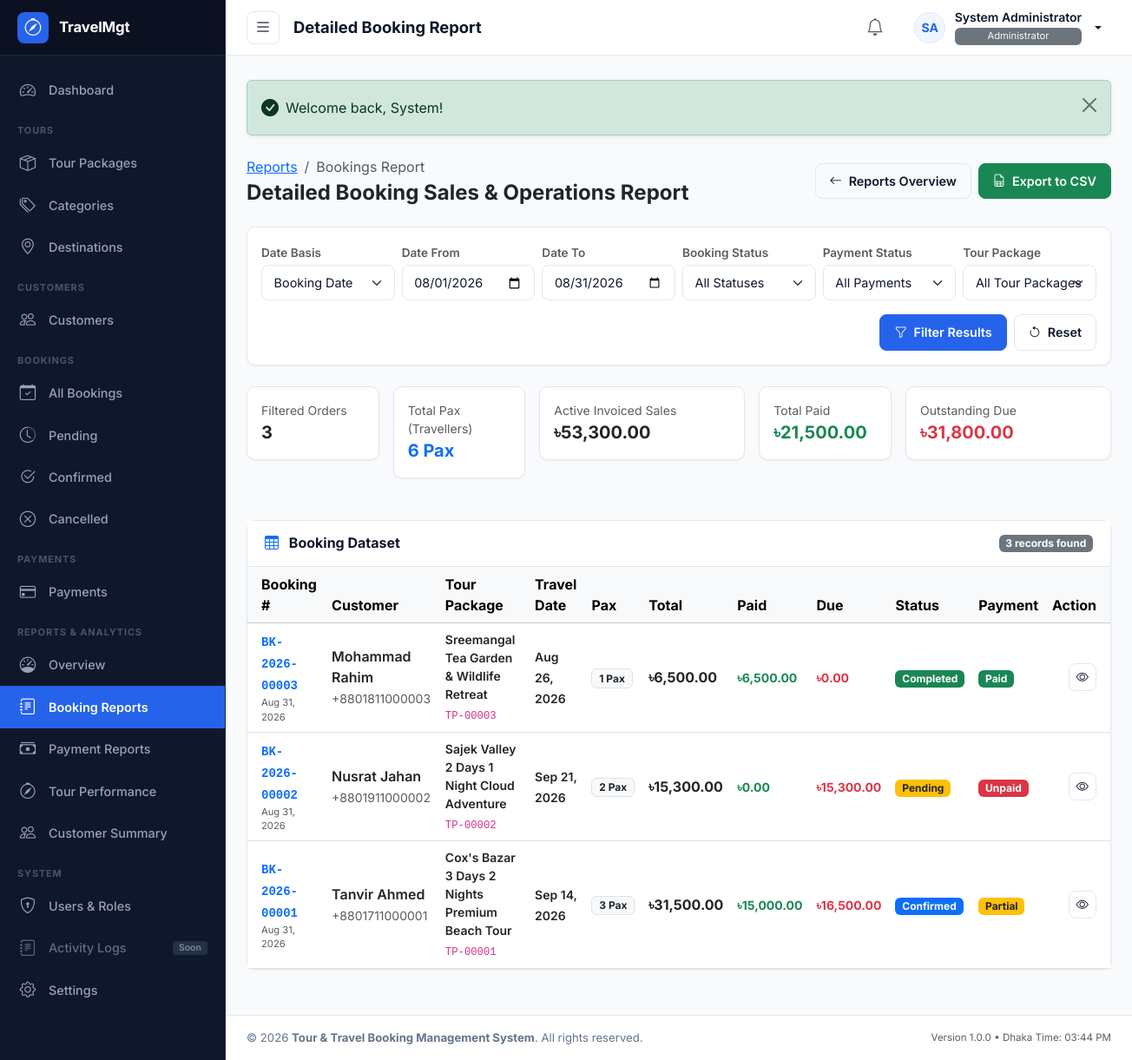
The app's page /modules/reports/bookings.php (signed in) with its own data.
### tables this page shows
CREATE TABLE `users` (
  `id` INT UNSIGNED NOT NULL AUTO_INCREMENT,
  `role_id` INT UNSIGNED NOT NULL,
  `first_name` VARCHAR(50) NOT NULL,
  `last_name` VARCHAR(50) NOT NULL,
  `name` VARCHAR(100) NOT NULL,
  `email` VARCHAR(100) NOT NULL,
  `phone` VARCHAR(20) DEFAULT NULL,
  `password` VARCHAR(255) NOT NULL,
  `avatar` VARCHAR(255) DEFAULT NULL,
  `status` ENUM('active', 'inactive') NOT NULL DEFAULT 'active',
  `last_login` DATETIME DEFAULT NULL,
  `created_at` TIMESTAMP NOT NULL DEFAULT CURRENT_TIMESTAMP,
  `updated_at` TIMESTAMP NOT NULL DEFAULT CURRENT_TIMESTAMP ON UPDATE CURRENT_TIMESTAMP,
  `deleted_at` DATETIME DEFAULT NULL,
  PRIMARY KEY (`id`),
  UNIQUE KEY `uk_users_email` (`email`),
  KEY `idx_users_role_id` (`role_id`),
  KEY `idx_users_status` (`status`),
  KEY `idx_users_deleted_at` (`deleted_at`),
  CONSTRAINT `fk_users_role` FOREIGN KEY (`role_id`) REFERENCES `roles` (`id`) ON DELETE RESTRICT ON UPDATE CASCADE
);

CREATE TABLE `roles` (
  `id` INT UNSIGNED NOT NULL AUTO_INCREMENT,
  `name` VARCHAR(50) NOT NULL,
  `slug` VARCHAR(50) NOT NULL,
  `description` VARCHAR(255) DEFAULT NULL,
  `created_at` TIMESTAMP NOT NULL DEFAULT CURRENT_TIMESTAMP,
  `updated_at` TIMESTAMP NOT NULL DEFAULT CURRENT_TIMESTAMP ON UPDATE CURRENT_TIMESTAMP,
  PRIMARY KEY (`id`),
  UNIQUE KEY `uk_roles_slug` (`slug`)
);

CREATE TABLE `bookings` (
  `id` BIGINT UNSIGNED NOT NULL AUTO_INCREMENT,
  `booking_number` VARCHAR(30) NOT NULL,
  `customer_id` BIGINT UNSIGNED NOT NULL,
  `tour_package_id` INT UNSIGNED NOT NULL,
  `travel_date` DATE NOT NULL,
  `adults` INT UNSIGNED NOT NULL DEFAULT 1,
  `children` INT UNSIGNED NOT NULL DEFAULT 0,
  `infants` INT UNSIGNED NOT NULL DEFAULT 0,
  `adult_price` DECIMAL(12,2) NOT NULL DEFAULT 0.00,
  `child_price` DECIMAL(12,2) NOT NULL DEFAULT 0.00,
  `subtotal` DECIMAL(12,2) NOT NULL DEFAULT 0.00,
  `discount_type` ENUM('none', 'percentage', 'fixed') NOT NULL DEFAULT 'none',
  `discount_value` DECIMAL(12,2) NOT NULL DEFAULT 0.00,
  `discount_amount` DECIMAL(12,2) NOT NULL DEFAULT 0.00,
  `total_amount` DECIMAL(12,2) NOT NULL DEFAULT 0.00,
  `paid_amount` DECIMAL(12,2) NOT NULL DEFAULT 0.00,
  `due_amount` DECIMAL(12,2) NOT NULL DEFAULT 0.00,
  `booking_status` ENUM('pending', 'confirmed', 'completed', 'cancelled') NOT NULL DEFAULT 'pending',
  `payment_status` ENUM('unpaid', 'partial', 'paid', 'refunded') NOT NULL DEFAULT 'unpaid',
  `special_request` TEXT NULL DEFAULT NULL,
  `notes` TEXT NULL DEFAULT NULL,
  `created_by` INT UNSIGNED NULL DEFAULT NULL,
  `created_at` TIMESTAMP NOT NULL DEFAULT CURRENT_TIMESTAMP,
  `updated_at` TIMESTAMP NOT NULL DEFAULT CURRENT_TIMESTAMP ON UPDATE CURRENT_TIMESTAMP,
  `cancelled_at` TIMESTAMP NULL DEFAULT NULL,
  `deleted_at` TIMESTAMP NULL DEFAULT NULL,
  PRIMARY KEY (`id`),
  UNIQUE KEY `uk_booking_number` (`booking_number`),
  INDEX `idx_bookings_customer` (`customer_id`),
  INDEX `idx_bookings_tour_package` (`tour_package_id`),
  INDEX `idx_bookings_travel_date` (`travel_date`),
  INDEX `idx_bookings_status` (`booking_status`),
  INDEX `idx_bookings_payment_status` (`payment_status`),
  INDEX `idx_bookings_created_at` (`created_at`),
  INDEX `idx_bookings_deleted_at` (`deleted_at`),
  CONSTRAINT `fk_bookings_customer` FOREIGN KEY (`customer_id`) REFERENCES `customers` (`id`) ON DELETE RESTRICT ON UPDATE CASCADE,
  CONSTRAINT `fk_bookings_tour_package` FOREIGN KEY (`tour_package_id`) REFERENCES `tour_packages` (`id`) ON DELETE RESTRICT ON UPDATE CASCADE,
  CONSTRAINT `fk_bookings_created_by` FOREIGN KEY (`created_by`) REFERENCES `users` (`id`) ON DELETE SET NULL ON UPDATE CASCADE
);

CREATE TABLE `customers` (
  `id` BIGINT UNSIGNED NOT NULL AUTO_INCREMENT,
  `customer_code` VARCHAR(30) NOT NULL,
  `first_name` VARCHAR(100) NULL DEFAULT NULL,
  `last_name` VARCHAR(100) NULL DEFAULT NULL,
  `name` VARCHAR(200) NOT NULL,
  `email` VARCHAR(150) NULL DEFAULT NULL,
  `phone` VARCHAR(30) NOT NULL,
  `alternate_phone` VARCHAR(30) NULL DEFAULT NULL,
  `gender` ENUM('male', 'female', 'other') NULL DEFAULT NULL,
  `date_of_birth` DATE NULL DEFAULT NULL,
  `address` TEXT NULL DEFAULT NULL,
  `city` VARCHAR(100) NULL DEFAULT NULL,
  `state` VARCHAR(100) NULL DEFAULT NULL,
  `country` VARCHAR(100) NOT NULL DEFAULT 'Bangladesh',
  `postal_code` VARCHAR(20) NULL DEFAULT NULL,
  `passport_number` VARCHAR(50) NULL DEFAULT NULL,
  `passport_expiry` DATE NULL DEFAULT NULL,
  `national_id` VARCHAR(50) NULL DEFAULT NULL,
  `profile_photo` VARCHAR(255) NULL DEFAULT NULL,
  `notes` TEXT NULL DEFAULT NULL,
  `status` ENUM('active', 'inactive') NOT NULL DEFAULT 'active',
  `created_at` TIMESTAMP NOT NULL DEFAULT CURRENT_TIMESTAMP,
  `updated_at` TIMESTAMP NOT NULL DEFAULT CURRENT_TIMESTAMP ON UPDATE CURRENT_TIMESTAMP,
  `deleted_at` TIMESTAMP NULL DEFAULT NULL,
  PRIMARY KEY (`id`),
  UNIQUE KEY `uk_customer_code` (`customer_code`),
  INDEX `idx_customers_email` (`email`),
  INDEX `idx_customers_phone` (`phone`),
  INDEX `idx_customers_status` (`status`),
  INDEX `idx_customers_deleted_at` (`deleted_at`)
);

CREATE TABLE `tour_packages` (
  `id` INT UNSIGNED NOT NULL AUTO_INCREMENT,
  `category_id` INT UNSIGNED NOT NULL,
  `destination_id` INT UNSIGNED NOT NULL,
  `package_code` VARCHAR(30) NOT NULL,
  `name` VARCHAR(200) NOT NULL,
  `slug` VARCHAR(220) NOT NULL,
  `short_description` VARCHAR(500) DEFAULT NULL,
  `description` TEXT DEFAULT NULL,
  `duration_days` INT UNSIGNED NOT NULL DEFAULT 1,
  `duration_nights` INT UNSIGNED NOT NULL DEFAULT 0,
  `price` DECIMAL(12,2) NOT NULL DEFAULT 0.00,
  `child_price` DECIMAL(12,2) DEFAULT NULL,
  `discount_type` ENUM('none', 'percentage', 'fixed') NOT NULL DEFAULT 'none',
  `discount_value` DECIMAL(12,2) NOT NULL DEFAULT 0.00,
  `available_seats` INT UNSIGNED NOT NULL DEFAULT 0,
  `departure_location` VARCHAR(150) DEFAULT NULL,
  `featured_image` VARCHAR(255) DEFAULT NULL,
  `hotel_information` TEXT DEFAULT NULL,
  `transportation` TEXT DEFAULT NULL,
  `meal_information` TEXT DEFAULT NULL,
  `included_services` TEXT DEFAULT NULL,
  `excluded_services` TEXT DEFAULT NULL,
  `terms_conditions` TEXT DEFAULT NULL,
  `status` ENUM('active', 'inactive', 'draft') NOT NULL DEFAULT 'active',
  `featured` TINYINT(1) NOT NULL DEFAULT 0,
  `created_at` TIMESTAMP NOT NULL DEFAULT CURRENT_TIMESTAMP,
  `updated_at` TIMESTAMP NOT NULL DEFAULT CURRENT_TIMESTAMP ON UPDATE CURRENT_TIMESTAMP,
  `deleted_at` DATETIME DEFAULT NULL,
  PRIMARY KEY (`id`),
  UNIQUE KEY `uk_tour_packages_code` (`package_code`),
  UNIQUE KEY `uk_tour_packages_slug` (`slug`),
  KEY `idx_tour_packages_category` (`category_id`),
  KEY `idx_tour_packages_destination` (`destination_id`),
  KEY `idx_tour_packages_status` (`status`),
  KEY `idx_tour_packages_featured` (`featured`),
  KEY `idx_tour_packages_deleted_at` (`deleted_at`),
  CONSTRAINT `fk_tour_packages_category` FOREIGN KEY (`category_id`) REFERENCES `tour_categories` (`id`) ON DELETE RESTRICT ON UPDATE CASCADE,
  CONSTRAINT `fk_tour_packages_destination` FOREIGN KEY (`destination_id`) REFERENCES `tour_destinations` (`id`) ON DELETE RESTRICT ON UPDATE CASCADE
);

### modules/reports/bookings.php (the view, shortened to what the rows shown need)
<?php
require_once __DIR__ . '/../../includes/functions.php';
require_once __DIR__ . '/../../includes/auth_check.php';
$dateBasis     = trim($_GET['date_basis'] ?? 'created_at');
$dateFrom      = trim($_GET['date_from'] ?? date('Y-m-01'));
$dateTo        = trim($_GET['date_to'] ?? date('Y-m-t'));
$page          = max(1, (int)($_GET['page'] ?? 1));
$perPage       = 15;
$offset        = ($page - 1) * $perPage;
$dateField = ($dateBasis === 'travel_date') ? 'b.travel_date' : 'DATE(b.created_at)';
$bookings = [];
try {
    $pdo = get_db_connection();
    $where = ["b.deleted_at IS NULL"];
    $params = [];
    if (!empty($dateFrom)) {
        $where[] = "{$dateField} >= :date_from";
        $params['date_from'] = $dateFrom;
    }
    if (!empty($dateTo)) {
        $where[] = "{$dateField} <= :date_to";
        $params['date_to'] = $dateTo;
    }
    $whereSql = implode(' AND ', $where);
    $dataStmt = $pdo->prepare("
        SELECT
            b.*,
            c.name AS customer_name,
            c.customer_code,
            c.phone AS customer_phone,
            p.name AS package_name,
            p.package_code
        FROM bookings b
        JOIN customers c ON b.customer_id = c.id
        JOIN tour_packages p ON b.tour_package_id = p.id
        WHERE {$whereSql}
        ORDER BY b.id DESC
        LIMIT " . (int)$perPage . " OFFSET " . (int)$offset . "
    ");
    $dataStmt->execute($params);
    $bookings = $dataStmt->fetchAll();
} catch (PDOException $e) {
    error_log('Booking Report Query Error: ' . $e->getMessage());
}
$pageTitle = 'Detailed Booking Report';
require_once __DIR__ . '/../../includes/admin_header.php';
?>
<main id="admin-main">
    <?php require_once __DIR__ . '/../../includes/admin_topbar.php'; ?>
    <div class="admin-content-body">
        <div class="d-flex flex-column flex-md-row justify-content-between align-items-md-center gap-3 mb-4">
            <div>
                <h2 class="fs-4 fw-bold text-dark mb-0">Detailed Booking Sales & Operations Report</h2>
            </div>
        </div>
        <div class="admin-card">
            <div class="admin-card-body p-0">
                <div class="table-responsive">
                    <table class="table table-hover align-middle mb-0">
                        <thead class="table-light">
                            <tr>
                                <th class="ps-3">Booking #</th>
                                <th>Customer</th>
                                <th>Tour Package</th>
                                <th>Travel Date</th>
                                <th>Pax</th>
                                <th>Total</th>
                                <th>Paid</th>
                                <th>Due</th>
                                <th>Status</th>
                                <th>Payment</th>
                                <th class="pe-3 text-end">Action</th>
                            </tr>
                        </thead>
                        <tbody>
                            <?php if (!empty($bookings)): ?>
                                <?php foreach ($bookings as $b):
                                    $paxCount = (int)$b['adults'] + (int)$b['children'] + (int)$b['infants'];
                                    $bStatusClass = 'bg-secondary';
                                    if ($b['booking_status'] === 'pending') $bStatusClass = 'bg-warning text-dark';
                                    elseif ($b['booking_status'] === 'confirmed') $bStatusClass = 'bg-primary';
                                    elseif ($b['booking_status'] === 'completed') $bStatusClass = 'bg-success';
                                    elseif ($b['booking_status'] === 'cancelled') $bStatusClass = 'bg-danger';
                                    $pStatusClass = 'bg-secondary';
                                    if ($b['payment_status'] === 'paid') $pStatusClass = 'bg-success';
                                    elseif ($b['payment_status'] === 'partial') $pStatusClass = 'bg-warning text-dark';
                                    elseif ($b['payment_status'] === 'unpaid') $pStatusClass = 'bg-danger';
                                ?>
                                    <tr>
                                        <td class="ps-3">
                                            <a href="<?= url('modules/bookings/view.php?id=' . $b['id']); ?>" class="fw-bold text-decoration-none">
                                                <code><?= e($b['booking_number']); ?></code>
                                            </a>
                                            <div class="text-muted small" style="font-size: 0.7rem;"><?= format_date($b['created_at'], 'M d, Y'); ?></div>
                                        </td>
                                        <td>
                                            <div class="fw-semibold text-dark"><?= e($b['customer_name']); ?></div>
                                            <small class="text-muted"><?= e($b['customer_phone']); ?></small>
                                        </td>
                                        <td>
                                            <div class="text-dark small fw-semibold"><?= e($b['package_name']); ?></div>
                                            <small class="text-muted"><code><?= e($b['package_code']); ?></code></small>
                                        </td>
                                        <td>
                                            <span class="small text-dark fw-semibold"><?= format_date($b['travel_date'], 'M d, Y'); ?></span>
                                        </td>
                                        <td>
                                            <span class="badge bg-light text-dark border"><?= $paxCount; ?> Pax</span>
                                        </td>
                                        <td>
                                            <strong class="text-dark"><?= format_currency($b['total_amount']); ?></strong>
                                        </td>
                                        <td>
                                            <span class="text-success small fw-bold"><?= format_currency($b['paid_amount']); ?></span>
                                        </td>
                                        <td>
                                            <span class="text-danger small fw-bold"><?= format_currency($b['due_amount']); ?></span>
                                        </td>
                                        <td>
                                            <span class="badge <?= $bStatusClass; ?>">
                                                <?= ucfirst(e($b['booking_status'])); ?>
                                            </span>
                                        </td>
                                        <td>
                                            <span class="badge <?= $pStatusClass; ?>">
                                                <?= ucfirst(e($b['payment_status'])); ?>
                                            </span>
                                        </td>
                                        <td class="pe-3 text-end">
                                            <a href="<?= url('modules/bookings/view.php?id=' . $b['id']); ?>" class="btn btn-outline-secondary btn-sm p-1 px-2" title="View Booking">
                                                <i class="bi bi-eye"></i>
                                            </a>
                                        </td>
                                    </tr>
                                <?php endforeach; ?>
                            <?php endif; ?>
                        </tbody>
                    </table>
                </div>
            </div>
        </div>
    </div>
<?php require_once __DIR__ . '/../../includes/admin_footer.php'; ?>

### includes/admin_topbar.php (shortened to what the rows shown need)
<?php
$user = current_user();
$userName = $user['name'] ?? 'User';
$userRole = $user['role_name'] ?? 'Staff';
$userAvatarUrl = get_avatar_url($user['avatar'] ?? null);
$userInitials = get_user_initials($userName);
?>
<header id="admin-topbar">
    <div class="topbar-left">
        <h1 class="page-title"><?= isset($pageTitle) ? e($pageTitle) : 'Dashboard'; ?></h1>
    </div>
    <div class="topbar-right">
        <div class="dropdown">
            <button class="user-profile-btn dropdown-toggle" type="button" id="userMenuDropdown" data-bs-toggle="dropdown" aria-expanded="false">
                <?php if ($userAvatarUrl): ?>
                    <img src="<?= e($userAvatarUrl); ?>" alt="<?= e($userName); ?>" class="avatar-circle">
                <?php else: ?>
                    <span class="avatar-circle"><?= e($userInitials); ?></span>
                <?php endif; ?>
                <div class="user-meta-info">
                    <span class="user-meta-name"><?= e($userName); ?></span>
                    <span class="user-meta-role badge bg-secondary text-light fw-normal py-1 px-2 mt-1" style="font-size: 0.7rem;"><?= e($userRole); ?></span>
                </div>
            </button>
        </div>
    </div>
</header>

### records on screen
users: userInitials "SA", name "System Administrator", role.name "Administrator"
bookings: booking_number "BK-2026-00003", created_at "Aug 31, 2026", customer.name "Mohammad Rahim", customer.phone "+8801811000003", tour_package.name "Sreemangal Tea Garden & Wildlife Retreat", tour_package.package_code "TP-00003", travel_date "Aug 26, 2026", adults "1", total_amount "৳6,500.00", paid_amount "৳6,500.00", due_amount "৳0.00", booking_status "Completed", payment_status "Paid"
bookings: booking_number "BK-2026-00002", created_at "Aug 31, 2026", customer.name "Nusrat Jahan", customer.phone "+8801911000002", tour_package.name "Sajek Valley 2 Days 1 Night Cloud Adventure", tour_package.package_code "TP-00002", travel_date "Sep 21, 2026", adults "2", total_amount "৳15,300.00", paid_amount "৳0.00", due_amount "৳15,300.00", booking_status "Pending", payment_status "Unpaid"
bookings: booking_number "BK-2026-00001", created_at "Aug 31, 2026", customer.name "Tanvir Ahmed", customer.phone "+8801711000001", tour_package.name "Cox's Bazar 3 Days 2 Nights Premium Beach Tour", tour_package.package_code "TP-00001", travel_date "Sep 14, 2026", paxCount "3", total_amount "৳31,500.00", paid_amount "৳15,000.00", due_amount "৳16,500.00", booking_status "Confirmed", payment_status "Partial"

### other values on screen
APP_SHORT_NAME "TravelMgt"
$pageTitle "Detailed Booking Report"
$totalRows "3"
$totalTravellers "6"
format_currency($totalActiveSales) "৳53,300.00"
format_currency($totalCollected) "৳21,500.00"
format_currency($totalDue) "৳31,800.00"
APP_NAME "Tour & Travel Booking Management System"
APP_VERSION "1.0.0"
